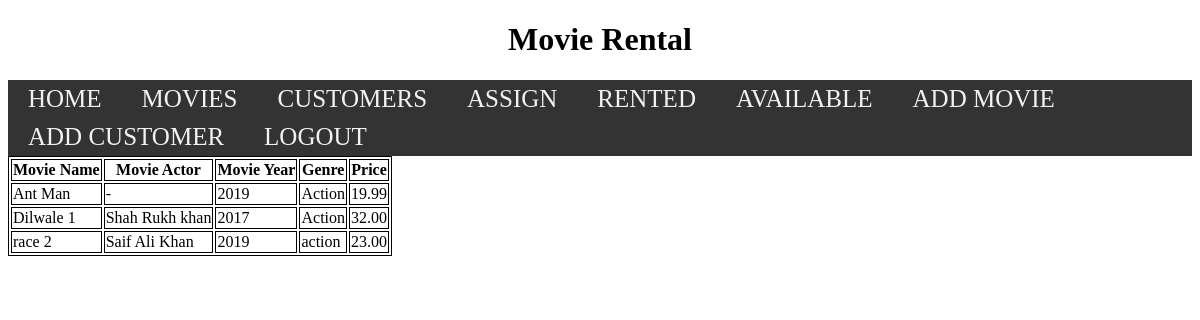
/movies/available/ (signed in), run on the app's committed database.
### Movies/models.py (models this page shows, shortened)
class Movies(models.Model):
    name = models.CharField(max_length=30)
    actor = models.CharField(max_length=30)
    year = models.IntegerField()
    genre = models.CharField(max_length=30)
    price = models.DecimalField(max_digits=10, decimal_places=2)
    rented = models.ForeignKey('Customer.Customer',on_delete=models.SET_NULL,null=True,blank=True)

### Movies/views.py (the view)
# urls.py: path('available/',views.movies_available, name="availablemovie"),
@login_required(login_url="homepage")
def movies_available(request, order_by='name'):
    availablename = Movies.objects.filter(rented__isnull=True).order_by(order_by)
    return render(request, "available.html", {
        "availablename": availablename
    })

### Templates/available.html (shortened to what this page needs)
{% extends 'index.html' %}
{% block body %}
<table>
            <tr>
                <th>Movie Name</th>
                <th>Movie Actor</th>
                <th>Movie Year</th>
                <th>Genre</th>
                <th>Price</th>
            </tr>
            {% for a in availablename %}
            <tr>
                <td>{{a.name}}</td>
                <td>{{a.actor}}</td>
                <td>{{a.year}}</td>
                <td>{{a.genre}}</td>
                <td>{{a.price}}</td>
            </tr>
            {% endfor %}
</table>
{% endblock %}

### Templates/available.html (style rules this page uses)
table,th,td,tr { border: 1px solid black; }

### data on the page
Movies: name "Ant Man", actor "-", year "2019", genre "Action", price "19.99"
Movies: name "Dilwale 1", actor "Shah Rukh khan", year "2017", genre "Action", price "32.00"
Movies: name "race 2", actor "Saif Ali Khan", year "2019", genre "action", price "23.00"
